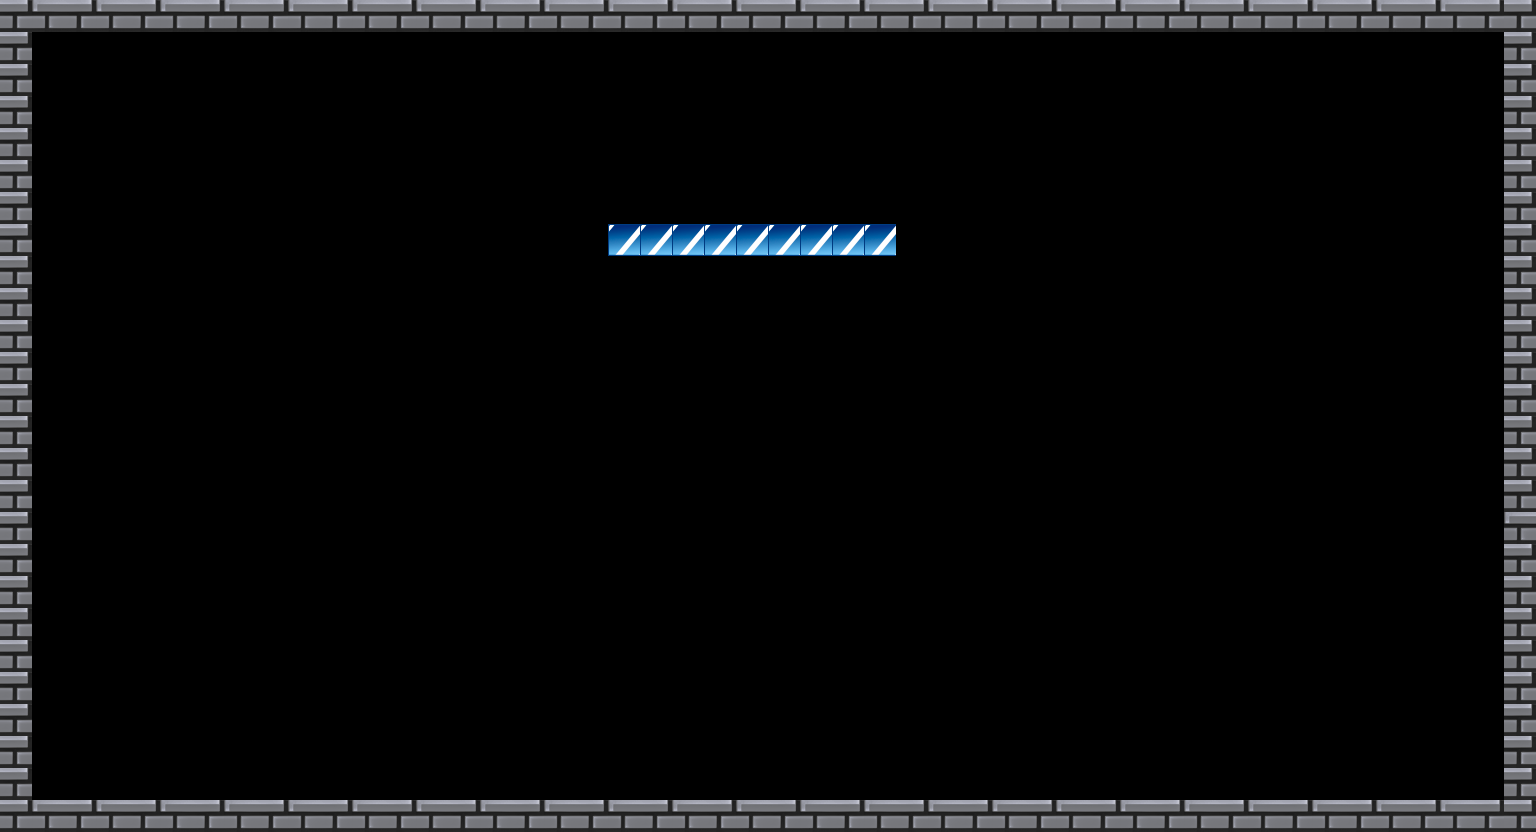

A 2D game scene composited from a Tiled map and its tileset images. What follows is a short description and the map's XML, with every tile layer's data as written:
An orthogonal 48x26 tile map with 32x32 px tiles, 2 tile layers (layer_walls, layer_platforms), 2 tilesets and 6 objects.

<map version="1.10" tiledversion="1.11.2" orientation="orthogonal" renderorder="right-down" width="48" height="26" tilewidth="32" tileheight="32" infinite="0" nextlayerid="3" nextobjectid="1">
 <editorsettings>
  <export target="Level_01.json" format="json" />
 </editorsettings>
 <tileset firstgid="1" name="tileset_muros" tilewidth="32" tileheight="32" tilecount="2" columns="2">
  <image source="../tilesets/tileset_muros.png" width="64" height="32" />
  <tile id="0">
   <objectgroup draworder="index" id="3">
    <object id="3" x="0" y="0" width="32" height="32" />
    <object id="4" x="0" y="0" width="32" height="32" />
   </objectgroup>
  </tile>
  <tile id="1">
   <objectgroup draworder="index" id="2">
    <object id="1" x="0" y="0" width="32" height="32" />
    <object id="2" x="0" y="0" width="32" height="32" />
   </objectgroup>
  </tile>
 </tileset>
 <tileset firstgid="3" name="tileset_platform" tilewidth="32" tileheight="32" tilecount="2" columns="2">
  <image source="../tilesets/tileset_platform.png" width="64" height="32" />
  <tile id="0">
   <objectgroup draworder="index" id="2">
    <object id="1" x="0" y="0" width="32" height="32" />
   </objectgroup>
  </tile>
  <tile id="1">
   <objectgroup draworder="index" id="2">
    <object id="1" x="0" y="0" width="32" height="32" />
   </objectgroup>
  </tile>
 </tileset>
 <layer id="1" name="layer_walls" width="48" height="26">
  <data encoding="csv">
2,1,2,1,2,1,2,1,2,1,2,1,2,1,2,1,2,1,2,1,2,1,2,1,2,1,2,1,2,1,2,1,2,1,2,1,2,1,2,1,2,1,2,1,2,1,2,2,
2,0,0,0,0,0,0,0,0,0,0,0,0,0,0,0,0,0,0,0,0,0,0,0,0,0,0,0,0,0,0,0,0,0,0,0,0,0,0,0,0,0,0,0,0,0,0,2,
2,0,0,0,0,0,0,0,0,0,0,0,0,0,0,0,0,0,0,0,0,0,0,0,0,0,0,0,0,0,0,0,0,0,0,0,0,0,0,0,0,0,0,0,0,0,0,2,
2,0,0,0,0,0,0,0,0,0,0,0,0,0,0,0,0,0,0,0,0,0,0,0,0,0,0,0,0,0,0,0,0,0,0,0,0,0,0,0,0,0,0,0,0,0,0,2,
2,0,0,0,0,0,0,0,0,0,0,0,0,0,0,0,0,0,0,0,0,0,0,0,0,0,0,0,0,0,0,0,0,0,0,0,0,0,0,0,0,0,0,0,0,0,0,2,
2,0,0,0,0,0,0,0,0,0,0,0,0,0,0,0,0,0,0,0,0,0,0,0,0,0,0,0,0,0,0,0,0,0,0,0,0,0,0,0,0,0,0,0,0,0,0,2,
2,0,0,0,0,0,0,0,0,0,0,0,0,0,0,0,0,0,0,0,0,0,0,0,0,0,0,0,0,0,0,0,0,0,0,0,0,0,0,0,0,0,0,0,0,0,0,2,
2,0,0,0,0,0,0,0,0,0,0,0,0,0,0,0,0,0,0,0,0,0,0,0,0,0,0,0,0,0,0,0,0,0,0,0,0,0,0,0,0,0,0,0,0,0,0,2,
2,0,0,0,0,0,0,0,0,0,0,0,0,0,0,0,0,0,0,0,0,0,0,0,0,0,0,0,0,0,0,0,0,0,0,0,0,0,0,0,0,0,0,0,0,0,0,2,
2,0,0,0,0,0,0,0,0,0,0,0,0,0,0,0,0,0,0,0,0,0,0,0,0,0,0,0,0,0,0,0,0,0,0,0,0,0,0,0,0,0,0,0,0,0,0,2,
2,0,0,0,0,0,0,0,0,0,0,0,0,0,0,0,0,0,0,0,0,0,0,0,0,0,0,0,0,0,0,0,0,0,0,0,0,0,0,0,0,0,0,0,0,0,0,2,
2,0,0,0,0,0,0,0,0,0,0,0,0,0,0,0,0,0,0,0,0,0,0,0,0,0,0,0,0,0,0,0,0,0,0,0,0,0,0,0,0,0,0,0,0,0,0,2,
2,0,0,0,0,0,0,0,0,0,0,0,0,0,0,0,0,0,0,0,0,0,0,0,0,0,0,0,0,0,0,0,0,0,0,0,0,0,0,0,0,0,0,0,0,0,0,2,
2,0,0,0,0,0,0,0,0,0,0,0,0,0,0,0,0,0,0,0,0,0,0,0,0,0,0,0,0,0,0,0,0,0,0,0,0,0,0,0,0,0,0,0,0,0,0,2,
2,0,0,0,0,0,0,0,0,0,0,0,0,0,0,0,0,0,0,0,0,0,0,0,0,0,0,0,0,0,0,0,0,0,0,0,0,0,0,0,0,0,0,0,0,0,0,2,
2,0,0,0,0,0,0,0,0,0,0,0,0,0,0,0,0,0,0,0,0,0,0,0,0,0,0,0,0,0,0,0,0,0,0,0,0,0,0,0,0,0,0,0,0,0,0,2,
2,0,0,0,0,0,0,0,0,0,0,0,0,0,0,0,0,0,0,0,0,0,0,0,0,0,0,0,0,0,0,0,0,0,0,0,0,0,0,0,0,0,0,0,0,0,0,1,
2,0,0,0,0,0,0,0,0,0,0,0,0,0,0,0,0,0,0,0,0,0,0,0,0,0,0,0,0,0,0,0,0,0,0,0,0,0,0,0,0,0,0,0,0,0,0,2,
2,0,0,0,0,0,0,0,0,0,0,0,0,0,0,0,0,0,0,0,0,0,0,0,0,0,0,0,0,0,0,0,0,0,0,0,0,0,0,0,0,0,0,0,0,0,0,2,
2,0,0,0,0,0,0,0,0,0,0,0,0,0,0,0,0,0,0,0,0,0,0,0,0,0,0,0,0,0,0,0,0,0,0,0,0,0,0,0,0,0,0,0,0,0,0,2,
2,0,0,0,0,0,0,0,0,0,0,0,0,0,0,0,0,0,0,0,0,0,0,0,0,0,0,0,0,0,0,0,0,0,0,0,0,0,0,0,0,0,0,0,0,0,0,2,
2,0,0,0,0,0,0,0,0,0,0,0,0,0,0,0,0,0,0,0,0,0,0,0,0,0,0,0,0,0,0,0,0,0,0,0,0,0,0,0,0,0,0,0,0,0,0,2,
2,0,0,0,0,0,0,0,0,0,0,0,0,0,0,0,0,0,0,0,0,0,0,0,0,0,0,0,0,0,0,0,0,0,0,0,0,0,0,0,0,0,0,0,0,0,0,2,
2,0,0,0,0,0,0,0,0,0,0,0,0,0,0,0,0,0,0,0,0,0,0,0,0,0,0,0,0,0,0,0,0,0,0,0,0,0,0,0,0,0,0,0,0,0,0,2,
2,0,0,0,0,0,0,0,0,0,0,0,0,0,0,0,0,0,0,0,0,0,0,0,0,0,0,0,0,0,0,0,0,0,0,0,0,0,0,0,0,0,0,0,0,0,0,2,
2,1,2,1,2,1,2,1,2,1,2,1,2,1,2,1,2,1,2,1,2,1,2,1,2,1,2,1,2,1,2,1,2,1,2,1,2,1,2,1,2,1,2,1,2,1,2,2
</data>
 </layer>
 <layer id="2" name="layer_platforms" width="48" height="26">
  <data encoding="csv">
0,0,0,0,0,0,0,0,0,0,0,0,0,0,0,0,0,0,0,0,0,0,0,0,0,0,0,0,0,0,0,0,0,0,0,0,0,0,0,0,0,0,0,0,0,0,0,0,
0,0,0,0,0,0,0,0,0,0,0,0,0,0,0,0,0,0,0,0,0,0,0,0,0,0,0,0,0,0,0,0,0,0,0,0,0,0,0,0,0,0,0,0,0,0,0,0,
0,0,0,0,0,0,0,0,0,0,0,0,0,0,0,0,0,0,0,0,0,0,0,0,0,0,0,0,0,0,0,0,0,0,0,0,0,0,0,0,0,0,0,0,0,0,0,0,
0,0,0,0,0,0,0,0,0,0,0,0,0,0,0,0,0,0,0,0,0,0,0,0,0,0,0,0,0,0,0,0,0,0,0,0,0,0,0,0,0,0,0,0,0,0,0,0,
0,0,0,0,0,0,0,0,0,0,0,0,0,0,0,0,0,0,0,0,0,0,0,0,0,0,0,0,0,0,0,0,0,0,0,0,0,0,0,0,0,0,0,0,0,0,0,0,
0,0,0,0,0,0,0,0,0,0,0,0,0,0,0,0,0,0,0,0,0,0,0,0,0,0,0,0,0,0,0,0,0,0,0,0,0,0,0,0,0,0,0,0,0,0,0,0,
0,0,0,0,0,0,0,0,0,0,0,0,0,0,0,0,0,0,0,0,0,0,0,0,0,0,0,0,0,0,0,0,0,0,0,0,0,0,0,0,0,0,0,0,0,0,0,0,
0,0,0,0,0,0,0,0,0,0,0,0,0,0,0,0,0,0,0,3,3,3,3,3,3,3,3,3,0,0,0,0,0,0,0,0,0,0,0,0,0,0,0,0,0,0,0,0,
0,0,0,0,0,0,0,0,0,0,0,0,0,0,0,0,0,0,0,0,0,0,0,0,0,0,0,0,0,0,0,0,0,0,0,0,0,0,0,0,0,0,0,0,0,0,0,0,
0,0,0,0,0,0,0,0,0,0,0,0,0,0,0,0,0,0,0,0,0,0,0,0,0,0,0,0,0,0,0,0,0,0,0,0,0,0,0,0,0,0,0,0,0,0,0,0,
0,0,0,0,0,0,0,0,0,0,0,0,0,0,0,0,0,0,0,0,0,0,0,0,0,0,0,0,0,0,0,0,0,0,0,0,0,0,0,0,0,0,0,0,0,0,0,0,
0,0,0,0,0,0,0,0,0,0,0,0,0,0,0,0,0,0,0,0,0,0,0,0,0,0,0,0,0,0,0,0,0,0,0,0,0,0,0,0,0,0,0,0,0,0,0,0,
0,0,0,0,0,0,0,0,0,0,0,0,0,0,0,0,0,0,0,0,0,0,0,0,0,0,0,0,0,0,0,0,0,0,0,0,0,0,0,0,0,0,0,0,0,0,0,0,
0,0,0,0,0,0,0,0,0,0,0,0,0,0,0,0,0,0,0,0,0,0,0,0,0,0,0,0,0,0,0,0,0,0,0,0,0,0,0,0,0,0,0,0,0,0,0,0,
0,0,0,0,0,0,0,0,0,0,0,0,0,0,0,0,0,0,0,0,0,0,0,0,0,0,0,0,0,0,0,0,0,0,0,0,0,0,0,0,0,0,0,0,0,0,0,0,
0,0,0,0,0,0,0,0,0,0,0,0,0,0,0,0,0,0,0,0,0,0,0,0,0,0,0,0,0,0,0,0,0,0,0,0,0,0,0,0,0,0,0,0,0,0,0,0,
0,0,0,0,0,0,0,0,0,0,0,0,0,0,0,0,0,0,0,0,0,0,0,0,0,0,0,0,0,0,0,0,0,0,0,0,0,0,0,0,0,0,0,0,0,0,0,0,
0,0,0,0,0,0,0,0,0,0,0,0,0,0,0,0,0,0,0,0,0,0,0,0,0,0,0,0,0,0,0,0,0,0,0,0,0,0,0,0,0,0,0,0,0,0,0,0,
0,0,0,0,0,0,0,0,0,0,0,0,0,0,0,0,0,0,0,0,0,0,0,0,0,0,0,0,0,0,0,0,0,0,0,0,0,0,0,0,0,0,0,0,0,0,0,0,
0,0,0,0,0,0,0,0,0,0,0,0,0,0,0,0,0,0,0,0,0,0,0,0,0,0,0,0,0,0,0,0,0,0,0,0,0,0,0,0,0,0,0,0,0,0,0,0,
0,0,0,0,0,0,0,0,0,0,0,0,0,0,0,0,0,0,0,0,0,0,0,0,0,0,0,0,0,0,0,0,0,0,0,0,0,0,0,0,0,0,0,0,0,0,0,0,
0,0,0,0,0,0,0,0,0,0,0,0,0,0,0,0,0,0,0,0,0,0,0,0,0,0,0,0,0,0,0,0,0,0,0,0,0,0,0,0,0,0,0,0,0,0,0,0,
0,0,0,0,0,0,0,0,0,0,0,0,0,0,0,0,0,0,0,0,0,0,0,0,0,0,0,0,0,0,0,0,0,0,0,0,0,0,0,0,0,0,0,0,0,0,0,0,
0,0,0,0,0,0,0,0,0,0,0,0,0,0,0,0,0,0,0,0,0,0,0,0,0,0,0,0,0,0,0,0,0,0,0,0,0,0,0,0,0,0,0,0,0,0,0,0,
0,0,0,0,0,0,0,0,0,0,0,0,0,0,0,0,0,0,0,0,0,0,0,0,0,0,0,0,0,0,0,0,0,0,0,0,0,0,0,0,0,0,0,0,0,0,0,0,
0,0,0,0,0,0,0,0,0,0,0,0,0,0,0,0,0,0,0,0,0,0,0,0,0,0,0,0,0,0,0,0,0,0,0,0,0,0,0,0,0,0,0,0,0,0,0,0
</data>
 </layer>
</map>
